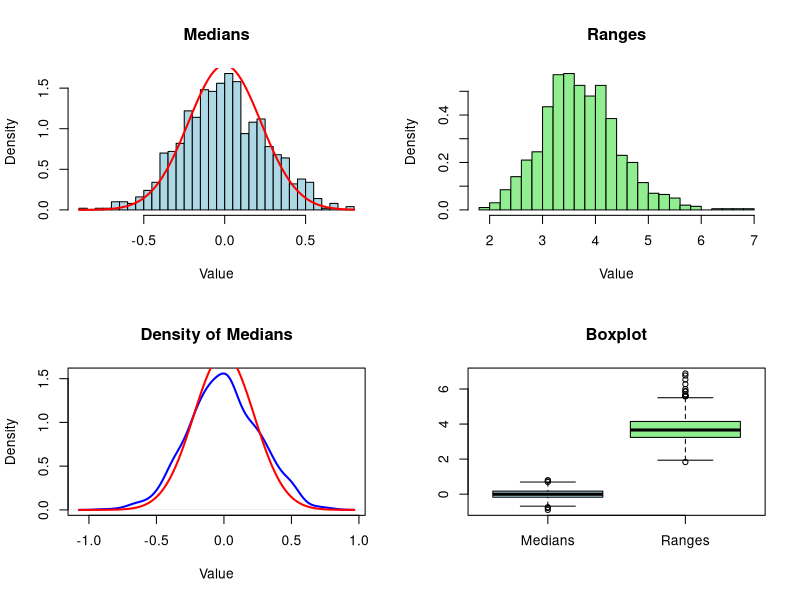

Generate this figure with R:
# Parameters
mu <- 0; sigma <- 1; n <- 20; N_sim <- 1000

# Simulation
set.seed(123)
medians <- replicate(N_sim, median(rnorm(n, mu, sigma)))
ranges <- replicate(N_sim, diff(range(rnorm(n, mu, sigma))))

# Plot
par(mfrow = c(2, 2))
hist(medians, breaks = 30, col = "lightblue", probability = TRUE, main = "Medians", xlab = "Value")
curve(dnorm(x, mu, sigma/sqrt(n)), add = TRUE, col = "red", lwd = 2)

hist(ranges, breaks = 30, col = "lightgreen", probability = TRUE, main = "Ranges", xlab = "Value")

plot(density(medians), col = "blue", lwd = 2, main = "Density of Medians", xlab = "Value")
curve(dnorm(x, mu, sigma/sqrt(n)), add = TRUE, col = "red", lwd = 2)

boxplot(medians, ranges, names = c("Medians", "Ranges"), col = c("lightblue", "lightgreen"), main = "Boxplot")
